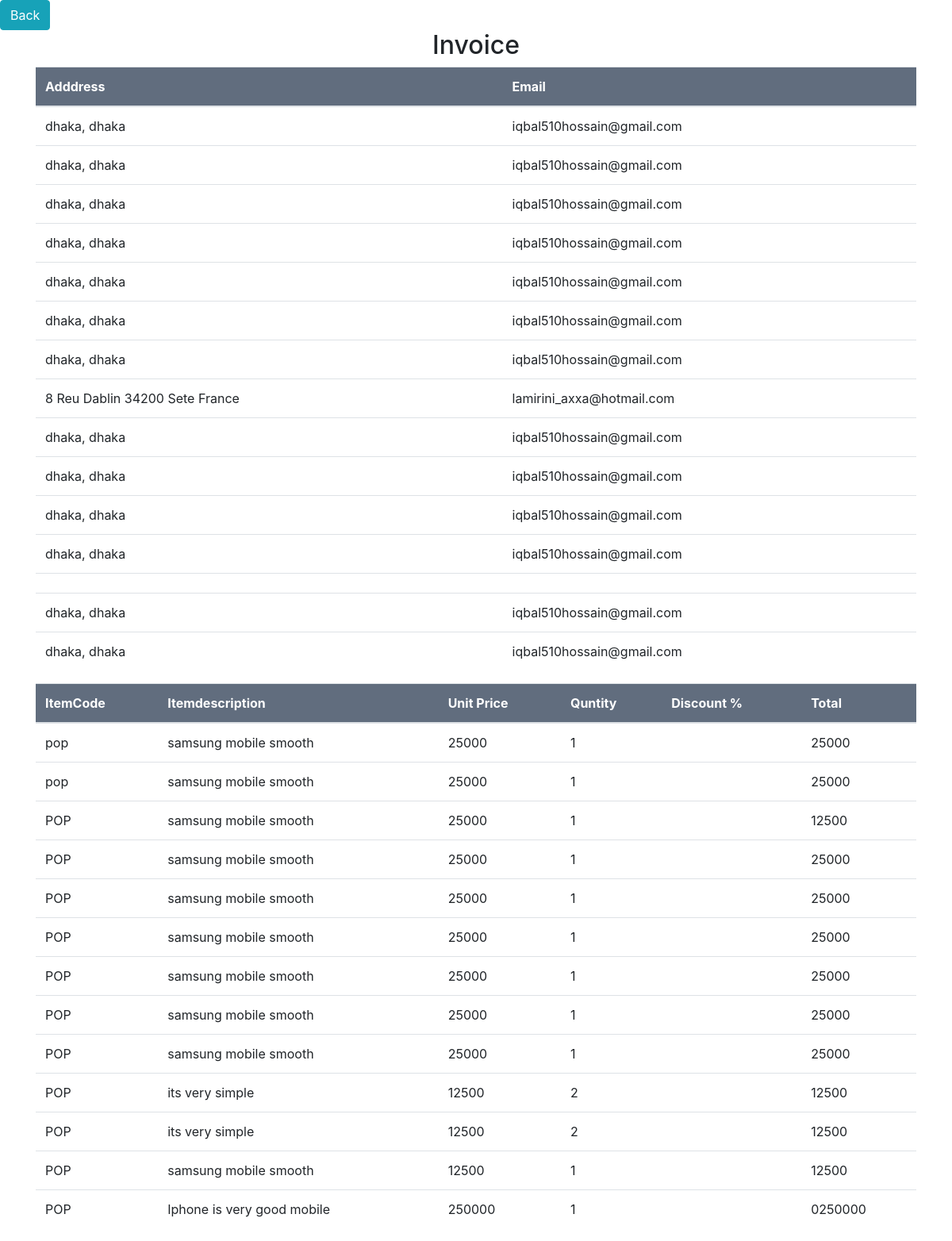
Screenshot of /userview.php with the database file from the repository.
### tables this page shows
CREATE TABLE `customer_name` (
  `id` int(11) NOT NULL,
  `cname` varchar(255) NOT NULL,
  `address` varchar(255) NOT NULL,
  `email` varchar(255) NOT NULL
);

CREATE TABLE `invoice_item` (
  `id` int(11) NOT NULL,
  `customer` varchar(255) NOT NULL,
  `currency` varchar(255) NOT NULL,
  `date` varchar(255) NOT NULL,
  `item_code` varchar(255) NOT NULL,
  `description` varchar(255) NOT NULL,
  `quntity` varchar(255) NOT NULL,
  `unite_price` varchar(255) NOT NULL,
  `discount` varchar(255) NOT NULL,
  `total` varchar(255) NOT NULL
);

### userview.php (the view, shortened to what this page needs)
<!DOCTYPE html>
<html>
	<head>
		<link rel="stylesheet" href="https://maxcdn.bootstrapcdn.com/bootstrap/4.0.0/css/bootstrap.min.css">
	</head>
	<body>
		<a href="index.php" class="btn btn-info">Back</a>
		<div class="cotainer text-center">
			<h2>Invoice</h2>
		</div>
		<div class="container">
			<table class="table table-hover">
				<thead style="background: #616D7E;color:white;">
					<tr>
						<th>Adddress</th>
						<th>Email</th>
					</tr>
				</thead>
				<tbody>
					<?php
					include('db.php');
					$result = mysqli_query($db,"SELECT * FROM customer_name");
					while($product = mysqli_fetch_array($result)){
						$address = $product['address'];
						$email = $product['email'];
					?>
					<tr>
						<td><?php echo $address ?></td>
						<td><?php echo $email ?></td>
					</tr>
					<?php } ?>
				</div>
				<div  class="conatainer">
					<table  class="table table-hover">
						<thead style="background: #616D7E;color:white;">
							<tr>
								<th>ItemCode</th>
								<th>Itemdescription</th>
								<th>Unit Price</th>
								<th>Quntity</th>
								<th>Discount %</th>
								<th>Total</th>
							</tr>
						</thead>
						<tbody>
							<?php
							include('db.php');
							$result = mysqli_query($db,"SELECT * FROM invoice_item");
							while($product = mysqli_fetch_array($result)){
								$item_code = $product['item_code'];
								$description = $product['description'];
								$unite_price = $product['unite_price'];
								$quntity = $product['quntity'];
								$discount = $product['discount'];
								$total = $product['total'];
							?>
							<tr>
								<td><?php echo $item_code ?></td>
								<td><?php echo $description ?></td>
								<td><?php echo $unite_price ?></td>
								<td><?php echo $quntity ?></td>
								<td><?php echo $discount ?></td>
								<td><?php echo $total ?></td>
							</tr>
							<?php } ?>
						</tbody>
					</table>
				</div>
			</body>
		</html>

### rows the page displays
customer_name: address "dhaka, dhaka", email "iqbal510hossain@gmail.com"
customer_name: address "dhaka, dhaka", email "iqbal510hossain@gmail.com"
customer_name: address "dhaka, dhaka", email "iqbal510hossain@gmail.com"
customer_name: address "dhaka, dhaka", email "iqbal510hossain@gmail.com"
customer_name: address "dhaka, dhaka", email "iqbal510hossain@gmail.com"
customer_name: address "dhaka, dhaka", email "iqbal510hossain@gmail.com"
customer_name: address "dhaka, dhaka", email "iqbal510hossain@gmail.com"
customer_name: address "8 Reu Dablin 34200 Sete France", email "lamirini_axxa@hotmail.com"
customer_name: address "dhaka, dhaka", email "iqbal510hossain@gmail.com"
customer_name: address "dhaka, dhaka", email "iqbal510hossain@gmail.com"
customer_name: address "dhaka, dhaka", email "iqbal510hossain@gmail.com"
customer_name: address "dhaka, dhaka", email "iqbal510hossain@gmail.com"
customer_name: address "dhaka, dhaka", email "iqbal510hossain@gmail.com"
customer_name: address "dhaka, dhaka", email "iqbal510hossain@gmail.com"
invoice_item: item_code "pop", description "samsung mobile smooth", unite_price "25000", quntity "1", total "25000"
invoice_item: item_code "pop", description "samsung mobile smooth", unite_price "25000", quntity "1", total "25000"
invoice_item: item_code "POP", description "samsung mobile smooth", unite_price "25000", quntity "1", total "12500"
invoice_item: item_code "POP", description "samsung mobile smooth", unite_price "25000", quntity "1", total "25000"
invoice_item: item_code "POP", description "samsung mobile smooth", unite_price "25000", quntity "1", total "25000"
invoice_item: item_code "POP", description "samsung mobile smooth", unite_price "25000", quntity "1", total "25000"
invoice_item: item_code "POP", description "samsung mobile smooth", unite_price "25000", quntity "1", total "25000"
invoice_item: item_code "POP", description "samsung mobile smooth", unite_price "25000", quntity "1", total "25000"
invoice_item: item_code "POP", description "samsung mobile smooth", unite_price "25000", quntity "1", total "25000"
invoice_item: item_code "POP", description "its very simple", unite_price "12500", quntity "2", total "12500"
invoice_item: item_code "POP", description "its very simple", unite_price "12500", quntity "2", total "12500"
invoice_item: item_code "POP", description "samsung mobile smooth", unite_price "12500", quntity "1", total "12500"
invoice_item: item_code "POP", description "Iphone is very good mobile", unite_price "250000", quntity "1", total "0250000"
